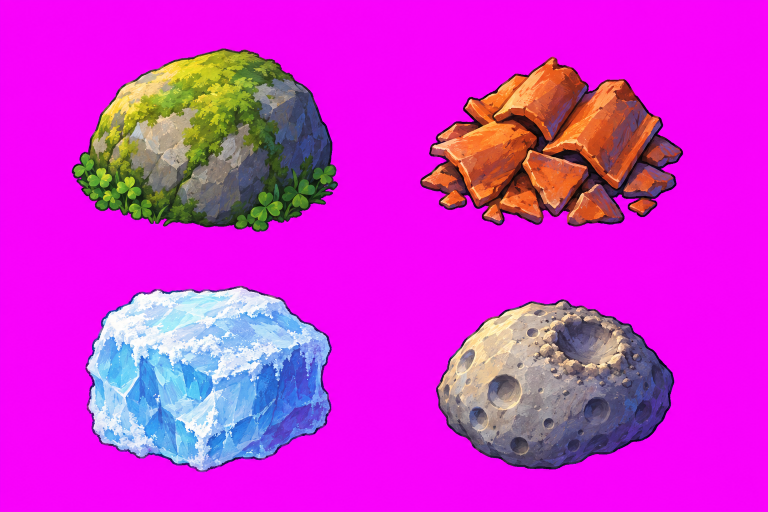
#> input picture art_src/finals/props/props_blocked_v1.webp, 1536 x 1024 px (shown at 1/2 size)
$ python slice_props.py
#> lines starting #> are read from the running program, lines starting #| are printed output that depends on the picture; after the words box and inside, x2 and y2 are one past the last pixel; in counts of white or black regions, pixels touching at a corner belong together
### tools/art/common/keying.py
"""Chroma-key helpers for model outputs painted on a flat magenta (#FF00FF) backdrop.

key_magenta() turns the backdrop into alpha with a soft edge and removes the pink
spill from anti-aliased rims; trim() crops to the opaque bounding box.
"""
from __future__ import annotations

import cv2
import numpy as np


def key_magenta(rgb: np.ndarray, lo: float = 0.18, hi: float = 0.42) -> np.ndarray:
    """rgb float 0..1 (H,W,3) -> rgba float. Distance to magenta in a chroma space."""
#> called with lo = 0.18, hi = 0.42
    r, g, b = rgb[..., 0], rgb[..., 1], rgb[..., 2]
    magenta = np.minimum(r, b) - g          # 1 on pure magenta, <=0 on neutrals/greens
    dist = 1.0 - np.clip(magenta, 0, 1)
    a = np.clip((dist - (1 - hi)) / (hi - lo), 0, 1)
    a = cv2.GaussianBlur(a.astype(np.float32), (0, 0), 0.8)
    a = np.where(a < 0.04, 0.0, a)
    # despill: where magenta excess remains, pull r and b toward g
    spill = np.clip(np.minimum(r, b) - g, 0, 1)[..., None] * (1 - a[..., None] * 0.5)
    out = rgb.copy()
    out[..., 0] -= spill[..., 0] * 0.9
    out[..., 2] -= spill[..., 0] * 0.9
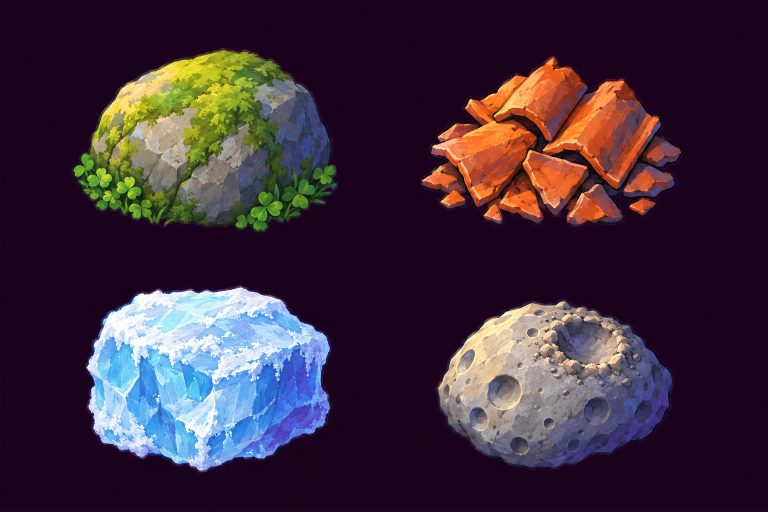
#> out: shape (1024, 1536, 3) float32 (shown at 1/2 size); mean R, G, B 0.245, 0.173, 0.239
    # largest component only (drops stray specks)
    n, lab, stats, _ = cv2.connectedComponentsWithStats((a > 0.5).astype(np.uint8), 8)
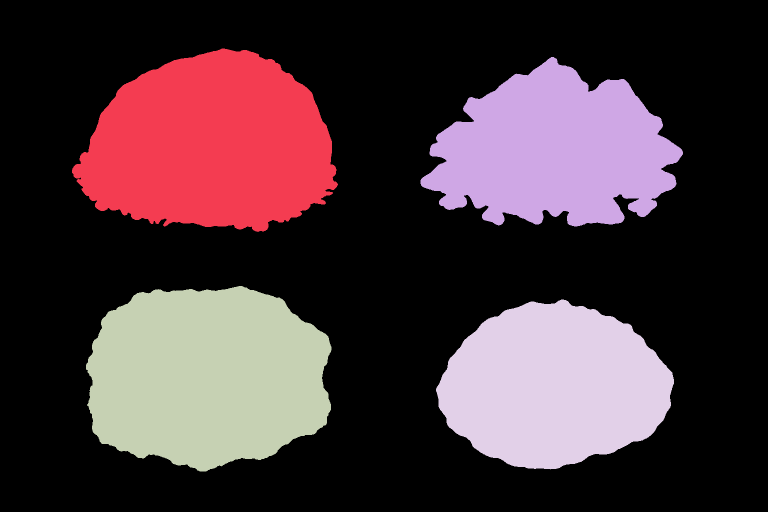
#> lab: shape (1024, 1536) int32 (shown at 1/2 size); 5 distinct labels, from 0 to 4; one colour per label, 0 black
#> n = 5; stats = [[0, 0, 1536, 1024, 1051653], [144, 97, 532, 367, 142256], [841, 114, 525, 339, 116652], [172, 572, 491, 371, 144363], [872, 599, 476, 340, 117940]]
    if n > 2:
        keep = np.zeros(n, bool)
#> keep = [False, False, False, False, False]
        big = stats[1:, cv2.CC_STAT_AREA]
#> big = [142256, 116652, 144363, 117940]
        keep[1:] = big >= big.max() * 0.02
        mask = keep[lab].astype(np.uint8)
#> mask: shape (1024, 1536); values 0 (black) and 1 (white), 33.1% white; 4 white regions, box (x1, y1, x2, y2) and area: (172, 572, 663, 943) 144363, (144, 97, 676, 464) 142256, (872, 599, 1348, 939) 117940, (841, 114, 1366, 453) 116652
        mask = cv2.dilate(mask, np.ones((5, 5), np.uint8))
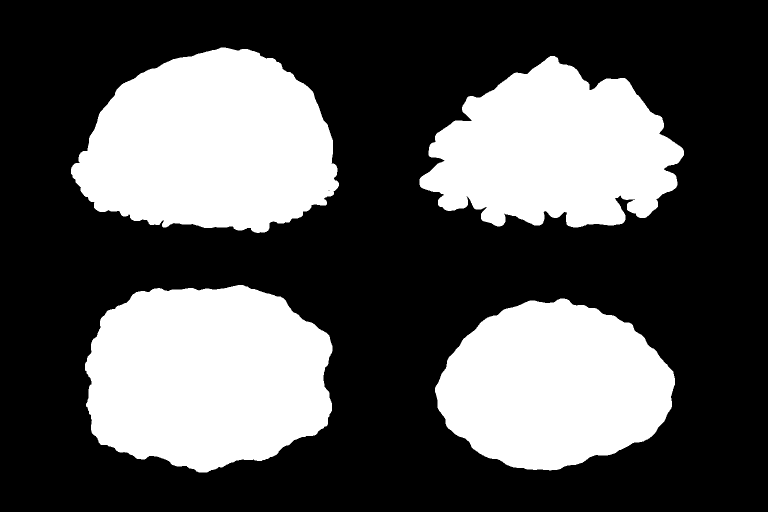
#> mask: shape (1024, 1536) (shown at 1/2 size); values 0 (black) and 1 (white), 34.2% white; 4 white regions, box (x1, y1, x2, y2) and area: (170, 570, 665, 945) 148117, (142, 95, 678, 466) 146385, (839, 112, 1368, 455) 121637, (870, 597, 1350, 941) 121264
        a = a * mask
    return np.dstack([np.clip(out, 0, 1), a]).astype(np.float32)
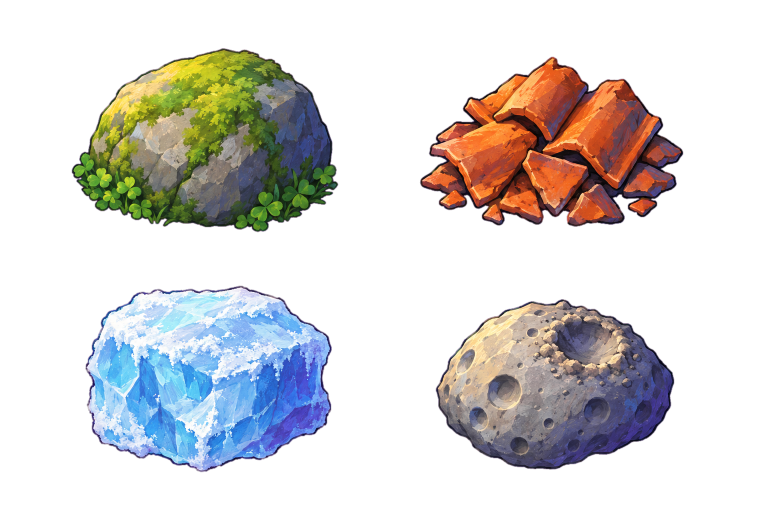
#> returned value: shape (1024, 1536, 4) float32 (shown at 1/2 size); mean of channels 0, 1, 2, 3 0.245, 0.173, 0.239, 0.331; transparent parts drawn white


def trim(rgba: np.ndarray, pad: int = 2) -> np.ndarray:
    ys, xs = np.nonzero(rgba[..., 3] > 0.02)
    if len(xs) == 0:
        return rgba
    y0, y1 = max(0, ys.min() - pad), min(rgba.shape[0], ys.max() + pad + 1)
    x0, x1 = max(0, xs.min() - pad), min(rgba.shape[1], xs.max() + pad + 1)
    return rgba[y0:y1, x0:x1]


def components(rgba: np.ndarray, min_area: int = 400) -> list[tuple[int, int, int, int]]:
    """Bounding boxes (x0,y0,x1,y1) of separate opaque islands, reading order."""
#> called with min_area = 4000
    m = (rgba[..., 3] > 0.3).astype(np.uint8)
#> m: shape (1024, 1536); values 0 (black) and 1 (white), 33.3% white; 4 white regions, box (x1, y1, x2, y2) and area: (171, 572, 663, 944) 144940, (144, 97, 676, 464) 142840, (872, 599, 1348, 939) 118416, (840, 114, 1366, 453) 117406
    m = cv2.dilate(m, np.ones((9, 9), np.uint8))
#> m: shape (1024, 1536); values 0 (black) and 1 (white), 35.3% white; 4 white regions, box (x1, y1, x2, y2) and area: (167, 568, 667, 948) 152392, (140, 93, 680, 468) 150763, (836, 110, 1370, 457) 127057, (868, 595, 1352, 943) 125086
    n, _, stats, _ = cv2.connectedComponentsWithStats(m, 8)
#> n = 5; stats = [[0, 0, 1536, 1024, 1017566], [140, 93, 540, 375, 150763], [836, 110, 534, 347, 127057], [167, 568, 500, 380, 152392], [868, 595, 484, 348, 125086]]
    boxes = [(int(s[0]), int(s[1]), int(s[0] + s[2]), int(s[1] + s[3])) for s in stats[1:] if s[4] >= min_area]
#> boxes = [(140, 93, 680, 468), (836, 110, 1370, 457), (167, 568, 667, 948), (868, 595, 1352, 943)]
    rows = sorted(boxes, key=lambda b: b[1])
#> rows has the same summary as boxes
    out: list[tuple[int, int, int, int]] = []
    while rows:
        top = rows[0][1]
        h = rows[0][3] - rows[0][1]
        line = [b for b in rows if b[1] < top + h * 0.5]
        out += sorted(line, key=lambda b: b[0])
        rows = [b for b in rows if b not in line]
#> this loop made 2 passes
#> (top, h, out, rows) on pass 1: (93, 375, [(140, 93, 680, 468), (836, 110, 1370, 457)], [(167, 568, 667, 948), (868, 595, 1352, 943)])
#> (top, h, line) on pass 2: (568, 380, [(167, 568, 667, 948), (868, 595, 1352, 943)])
#> after the loop, rows = []
    return out


def resize(rgba: np.ndarray, size: tuple[int, int]) -> np.ndarray:
    """Premultiplied-alpha area resize (no dark fringes)."""
    pm = rgba.copy()
    pm[..., :3] *= pm[..., 3:4]
    interp = cv2.INTER_AREA if size[0] < rgba.shape[1] else cv2.INTER_LANCZOS4
    pm = cv2.resize(pm, size, interpolation=interp)
    a = np.clip(pm[..., 3:4], 0, 1)
    rgb = np.where(a > 1e-4, pm[..., :3] / np.maximum(a, 1e-4), 0)
    return np.dstack([np.clip(rgb, 0, 1), a]).astype(np.float32)

### tools/art/process/slice_props.py
"""Slice the magenta-keyed blocked-cell prop sheet into one alpha PNG per prop.

Islands are found in reading order (boulder, tiles, ice, moonrock) and scaled to a
cell-sized footprint. Usage:
    python3 tools/art/process/slice_props.py [--width 116]
"""
from __future__ import annotations

import argparse
import logging
import sys
from pathlib import Path

import numpy as np
from PIL import Image

sys.path.insert(0, str(Path(__file__).resolve().parents[1]))
from common import keying  # noqa: E402

ROOT = Path(__file__).resolve().parents[3]
SRC = ROOT / "art_src/finals/props/props_blocked_v1.webp"
OUT = ROOT / "assets/art/props"
NAMES = ("boulder", "tiles", "ice", "moonrock")
log = logging.getLogger("slice_props")


def main() -> None:
    ap = argparse.ArgumentParser(description=__doc__, formatter_class=argparse.RawDescriptionHelpFormatter)
    ap.add_argument("--width", type=int, default=116)
    args = ap.parse_args()
    logging.basicConfig(level=logging.INFO, format="%(name)s: %(message)s")
    rgb = np.asarray(Image.open(SRC).convert("RGB"), np.float32) / 255.0
    rgba = keying.key_magenta(rgb)
    boxes = keying.components(rgba, min_area=4000)
    if len(boxes) != len(NAMES):
        raise SystemExit(f"expected {len(NAMES)} props, found {len(boxes)}")
    OUT.mkdir(parents=True, exist_ok=True)
    for name, (x0, y0, x1, y1) in zip(NAMES, boxes):
        crop = keying.trim(rgba[y0:y1, x0:x1], 2)
        h = round(crop.shape[0] * args.width / crop.shape[1])
        small = keying.resize(crop, (args.width, h))
        Image.fromarray((np.clip(small, 0, 1) * 255).round().astype(np.uint8), "RGBA").save(OUT / f"blocked_{name}.png")
        log.info("blocked_%s %dx%d", name, args.width, h)
#> this loop made 4 passes
#> (name, h) on passes 1 to 4: ('boulder', 80), ('tiles', 75), ('ice', 88), ('moonrock', 83)
#> pass 1, in main, `crop = keying.trim(rgba[y0:y1, x0:x1], 2)`:
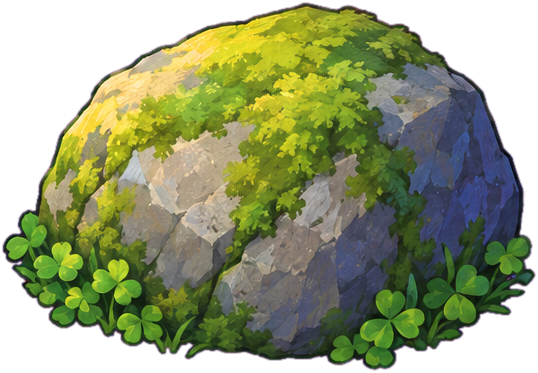
#> crop: shape (373, 538, 4) float32; mean R, G, B, A 0.337, 0.34, 0.229, 0.709; transparent parts drawn white
#> pass 1, in resize, `rgb = np.where(a > 1e-4, pm[..., :3] / np.maximum(a, 1e-4), 0)`:
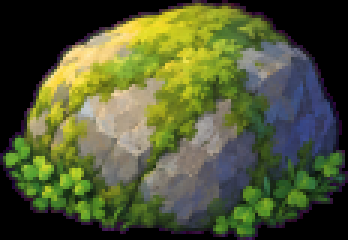
#> rgb: shape (80, 116, 3) float32 (shown 3 times larger); mean R, G, B 0.312, 0.34, 0.201
#> after the loop:
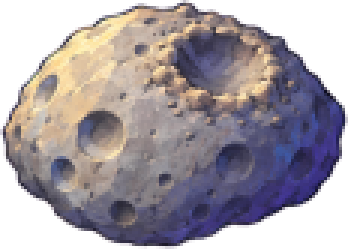
#> small: shape (83, 116, 4) float32 (shown 3 times larger); mean R, G, B, A 0.365, 0.332, 0.362, 0.707; transparent parts drawn white


if __name__ == "__main__":
    main()
